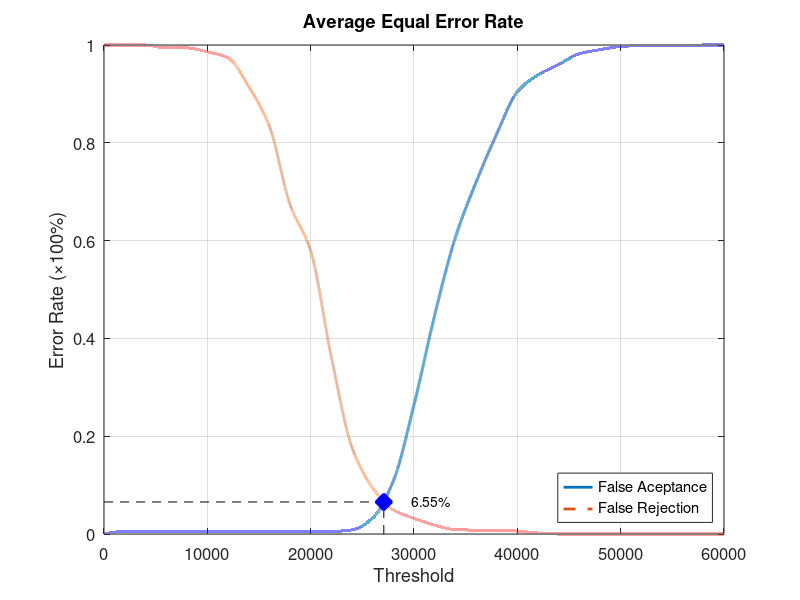
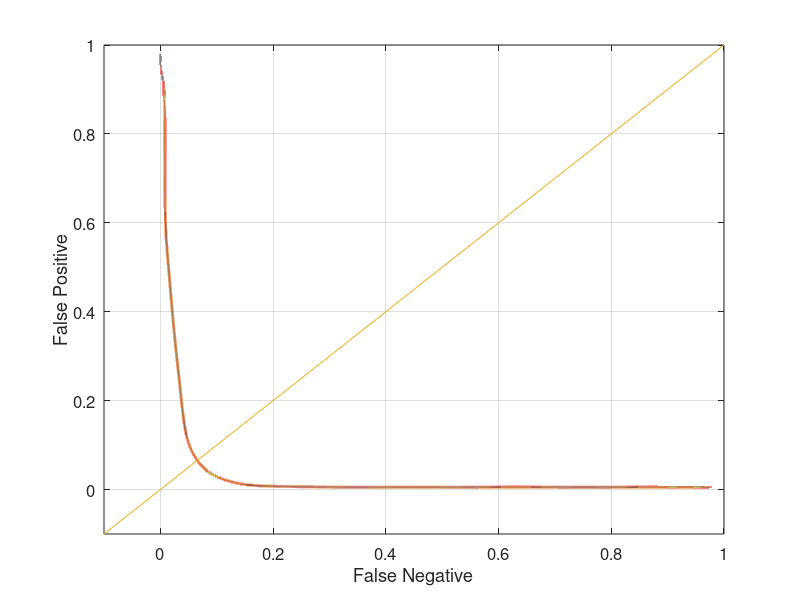

Recreate these plots in MATLAB, in order.
function yEER = Database2Average
close all;
clear;
clc;
x = 0:2000:60000;
xq = 0:0.5:60000;

y0 = [0 0.00526316 0.00526316 0.00526316 0.00526316 0.00526316 0.00526316 0.00526316 0.00526316 0.00526316 0.00526316 0.00526316 0.00842105 0.0326316 0.108421 0.264211 0.447368 0.606316 0.718947 0.817895 0.904211 0.938947 0.96 0.982105 0.990526 0.996842 0.998947 0.998947 0.998947 1 1];
yy0 = interp1(x, y0, xq, 'pchip');
y1 = [1 1 1 0.994 0.994 0.986 0.974 0.915 0.834 0.674 0.579 0.362 0.177 0.094 0.049 0.032 0.018 0.009 0.008 0.008 0.006 0.002 0 0 0 0 0 0 0 0 0];
yy1 = interp1(x, y1, xq, 'pchip');

% Calculating EER: 
y2 = abs(y0 - y1);
find(y2 == min(y2))
yy2 = abs(yy0 - yy1);
xEER = find(yy2 == min(yy2));
xEERIndex = xq(xEER) % X-axis EER
yEER = yy0(xEER) % Y-axis EER

main = figure
plot(xq, yy0,'-','LineWidth', 2);	hold on
plot(xq, yy1,'--','LineWidth', 2);	hold on
plot([xEERIndex xEERIndex], [0 yEER], 'k--');	hold on
plot([0 xEERIndex], [yEER yEER], 'k--');	hold on
plot(xEERIndex, yEER, 'bx', 'LineWidth', 10);	hold on
text(xEERIndex + 10 * xEERIndex / 100, yEER, [num2str(round((10000 * yEER)) / 100) '%'])
legend('False Aceptance', 'False Rejection', 'Location', 'SouthEast')
xlabel('Threshold')
ylabel('Error Rate (\times100%)')
title('Average Equal Error Rate')
set(gca, 'FontSize', 12)
axis([0 60000 0 1])
grid on

print(main, 'Database2AverageMain', '-dpng');
FNRxFPR = figure('Color', [1 1 1]);
plot(yy1, yy0, '-', yy1, yy0, 'LineWidth', 2);
hold on
y = -0.1:0.1:1
plot(y, y); 
set(gca, 'FontSize', 12)
xlabel('False Negative')
ylabel('False Positive')
axis([-0.1 1 -0.1 1])
set(gca, 'FontSize', 12)
grid on

print(FNRxFPR, 'Database2AverageFNRxFPR','-dpng');
end
